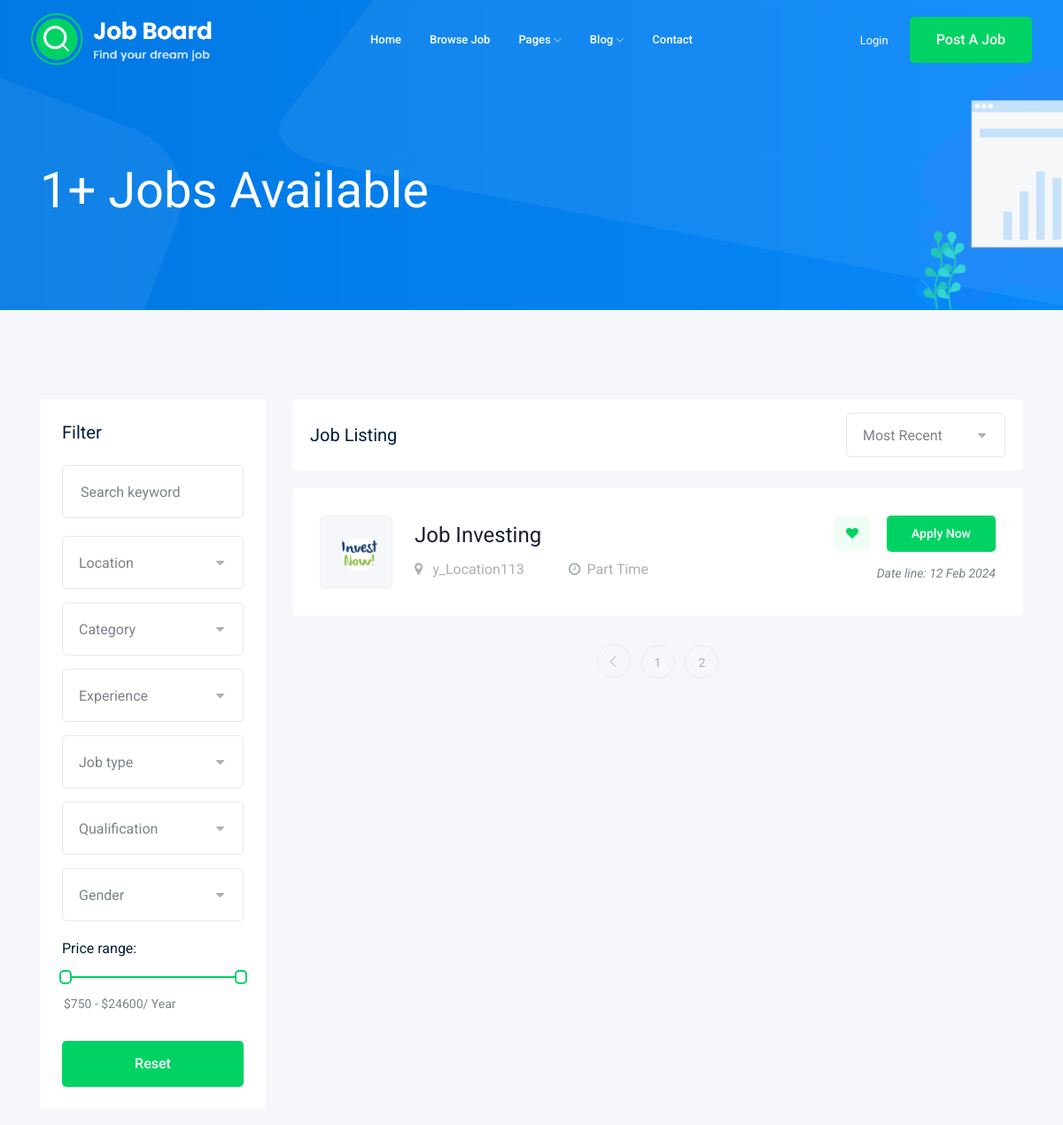
Before: /jobs/?page=2 (upper part) with the older database file.
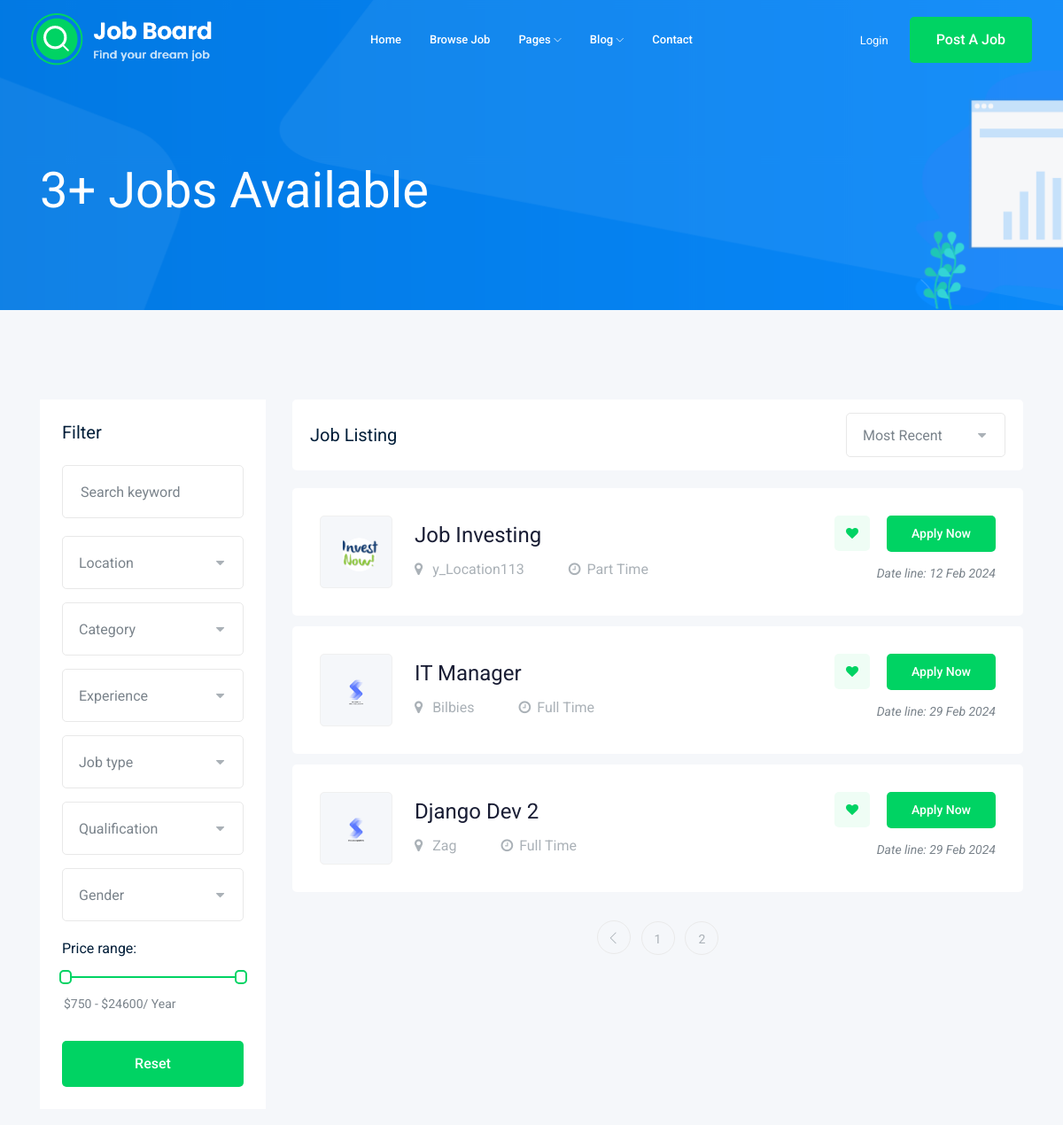
After: the same page with the newer database file.
### job/models.py (models this page shows, shortened)
class Jobs(models.Model):
    owner = models.ForeignKey(User, verbose_name=("Job_Owner"), on_delete=models.CASCADE)
    title = models.CharField(max_length=60, default=None)
    image = models.ImageField(upload_to=upload_image) # TODO: Use Function (upload_image)
    location = models.CharField(max_length=255, help_text="Enter the location text")
    job_type = models.CharField(max_length=15, choices=JOB_TYPE)
    description = models.TextField(max_length= 1200,default=None)
    published_at = models.DateTimeField(auto_now=True) # published at a job
    Vacancy = models.IntegerField(default=1) # Number of employees required
    salary = models.IntegerField()
    experience = models.IntegerField(default=1) #experience years
    category = models.ForeignKey(categories, on_delete= models.CASCADE)
    slug = models.SlugField(blank=True, null = True)
    class Meta:
        verbose_name_plural = ('Jobs')

### job/views.py (the view)
# urls.py: path('', views.jobs_list,name='jobs_list'),
def jobs_list(request):
    jobs_list = Jobs.objects.all()
    paginator = Paginator(jobs_list,10)
    page_number = request.GET.get("page")
    page_obj = paginator.get_page(page_number)
    context = {"jobs": page_obj}
    return render(request,'job/jobs_list.html', context)

### job/templates/job/jobs_list.html (shortened to what this page needs)
{% extends "base.html" %}
{% load static %}
{% block content %}
    <div class="bradcam_area bradcam_bg_1">
        <div class="container">
            <div class="row">
                <div class="col-xl-12">
                    <div class="bradcam_text">
                        <h3>{{jobs|length}}+ Jobs Available</h3>
                    </div>
                </div>
            </div>
        </div>
    </div>
    <div class="job_listing_area plus_padding">
        <div class="container">
            <div class="row">
                <div class="col-lg-3">
                    <div class="job_filter white-bg">
                        <div class="form_inner white-bg">
                            <h3>Filter</h3>
                            <form action="#">
                                <div class="row">
                                    <div class="col-lg-12">
                                        <div class="single_field">
                                            <input type="text" placeholder="Search keyword">
                                        </div>
                                    </div>
                                    <div class="col-lg-12">
                                    </div>
                                    <div class="col-lg-12">
                                    </div>
                                    <div class="col-lg-12">
                                    </div>
                                    <div class="col-lg-12">
                                    </div>
                                    <div class="col-lg-12">
                                    </div>
                                    <div class="col-lg-12">
                                    </div>
                                </div>
                            </form>
                        </div>
                        <div class="range_wrap">
                            <label for="amount">Price range:</label>
                            <div id="slider-range"></div>
                            <p>
                                <input type="text" id="amount" readonly style="border:0; color:#7A838B; font-size: 14px; font-weight:400;">
                            </p>
                        </div>
                        <div class="reset_btn">
                            <button  class="boxed-btn3 w-100" type="submit">Reset</button>
                        </div>
                    </div>
                </div>
                <div class="col-lg-9">
                    <div class="recent_joblist_wrap">
                        <div class="recent_joblist white-bg ">
                            <div class="row align-items-center">
                                <div class="col-md-6">
                                    <h4>Job Listing</h4>
                                </div>
                                <div class="col-md-6">
                                    <div class="serch_cat d-flex justify-content-end">
                                    </div>
                                </div>
                            </div>
                        </div>
                    </div>
                    <div class="job_lists m-0">
                        <div class="row">
                            {% for job in jobs %}
                                <div class="col-lg-12 col-md-12">
                                    <div class="single_jobs white-bg d-flex justify-content-between">
                                        <div class="jobs_left d-flex align-items-center">
                                            <div class="thumb">
                                                <img style="max-width: 100%;" src="{{job.image.url}}" alt="img">
                                            </div>
                                            <div class="jobs_conetent">
                                                <a href="{% url "jobs:job_detail" job.slug %}"><h4>{{job.title}}</h4></a>
                                                <div class="links_locat d-flex align-items-center">
                                                    <div class="location">
                                                        <p> <i class="fa fa-map-marker"></i> {{job.location}}</p>
                                                    </div>
                                                    <div class="location">
                                                        <p> <i class="fa fa-clock-o"></i>{{job.job_type}}</p>
                                                    </div>
                                                </div>
                                            </div>
                                        </div>
                                        <div class="jobs_right">
                                            <div class="apply_now">
                                                <a class="heart_mark" href="#"> <i class="fa fa-heart"></i> </a>
                                                <a href="{% url "jobs:job_detail" job.slug %}" class="boxed-btn3">Apply Now</a>
                                            </div>
                                            <div class="date">
                                                <p>Date line: {{job.published_at|date:"d M o"}}</p>
                                            </div>
                                        </div>
                                    </div>
                                </div>
                            {% endfor %}
                        </div>
                    {% if jobs.has_other_pages %}
                        <div class="row">
                            <div class="col-lg-12">
                                <div class="pagination_wrap">
                                    <ul>
                                        {% if jobs.has_previous %}
                                            <li><a href="?page={{jobs.previous_page_number}}"> <i class="ti-angle-left"></i> </a></li>
                                        {% endif %}
                                        {% for I_page in jobs.paginator.page_range %}
                                        <li><a href="?page={{I_page}}"><span>{{I_page}}</span></a></li>
                                        {% endfor %}
                                    </ul>
                                </div>
                            </div>
                        </div>
                    {% endif %}
                    </div>
                </div>
            </div>
        </div>
    </div>
{% endblock content %}

### templates/base.html (shortened to what this page needs)
{% load static %}
<!doctype html>
<html class="no-js" lang="zxx">
<head>
    <link rel="stylesheet" href="{% static "css/bootstrap.min.css" %}">
    <link rel="stylesheet" href="{% static "css/owl.carousel.min.css" %}">
    <link rel="stylesheet" href="{% static "" %}css/magnific-popup.css">
    <link rel="stylesheet" href="{% static "" %}css/font-awesome.min.css">
    <link rel="stylesheet" href="{% static "" %}css/themify-icons.css">
    <link rel="stylesheet" href="{% static "" %}css/nice-select.css">
    <link rel="stylesheet" href="{% static "" %}css/flaticon.css">
    <link rel="stylesheet" href="{% static "" %}css/jquery-ui.css">
    <link rel="stylesheet" href="{% static "" %}css/gijgo.css">
    <link rel="stylesheet" href="{% static "" %}css/animate.min.css">
    <link rel="stylesheet" href="{% static "" %}css/slicknav.css">
    <link rel="stylesheet" href="{% static "" %}css/style.css">
</head>
<body>
    <header>
        <div class="header-area ">
            <div id="sticky-header" class="main-header-area">
                <div class="container-fluid ">
                    <div class="header_bottom_border">
                        <div class="row align-items-center">
                            <div class="col-xl-3 col-lg-2">
                                <div class="logo">
                                    <a href="{% url "jobs:jobs_list" %}">
                                        <img src="{% static "" %}img/logo.png" alt="">
                                    </a>
                                </div>
                            </div>
                            <div class="col-xl-6 col-lg-7">
                                <div class="main-menu  d-none d-lg-block">
                                    <nav>
                                        <ul id="navigation">
                                            <li><a href="{% url "jobs:jobs_list" %}">home</a></li>
                                            <li><a href="jobs.html">Browse Job</a></li>
                                            <li><a href="#">pages <i class="ti-angle-down"></i></a>
                                            </li>
                                            <li><a href="#">blog <i class="ti-angle-down"></i></a>
                                            </li>
                                            <li><a href="contact.html">Contact</a></li>
                                        </ul>
                                    </nav>
                                </div>
                            </div>
                            <div class="col-xl-3 col-lg-3 d-none d-lg-block">
                                <div class="Appointment">
                                    <div class="phone_num d-none d-xl-block">
                                        {% if request.user.is_authenticated %}
                                        <div class="phone_num d-none d-xl-block">
                                            <li style="color:#fff;"><i> User:</i> {{ user.first_name }}</li>
                                            <li>   <a href="{% url 'login' %}?next={{ request.path }}">Logout </a></li>
                                        </div>
                                        {% else %}
                                            <div class="phone_num d-none d-xl-block">
                                                <li><a href="{% url 'login' %}?next={{ request.path }}">Login</a></li>
                                            </div>
                                        {% endif %}
                                    </div>
                                    <div class="d-none d-lg-block">
                                        <a class="boxed-btn3" href="{% url "jobs:add_job" %}">Post a Job</a>
                                    </div>
                                </div>
                            </div>
                            <div class="col-12">
                            </div>
                        </div>
                    </div>
                </div>
            </div>
        </div>
    </header>
{% block content %}
{% endblock content %}
</body>
</html>

Changed rows visible on the page:
added Jobs: image (picture), title "IT Manager", location "Bilbies", job_type "Full Time", published_at "29 Feb 2024"
added Jobs: image (picture), title "Django Dev 2", location "Zag", job_type "Full Time", published_at "29 Feb 2024"
Other visible differences:
{{ jobs|length }}: "1" → "3"
